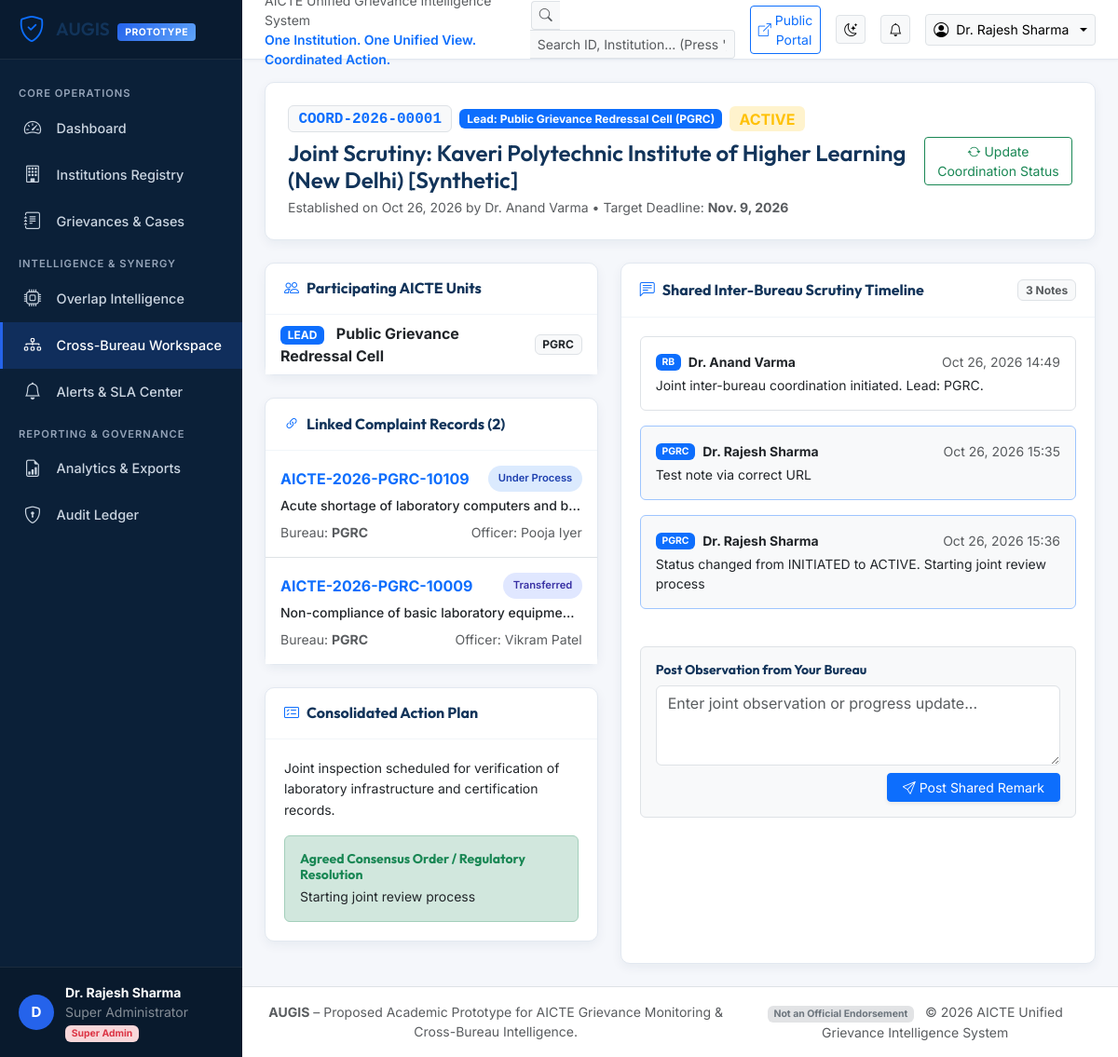
Page /coordination/f39cf92b-d3c9-41be-a5f7-395d0c10489e/ (signed in) on the earlier database version.
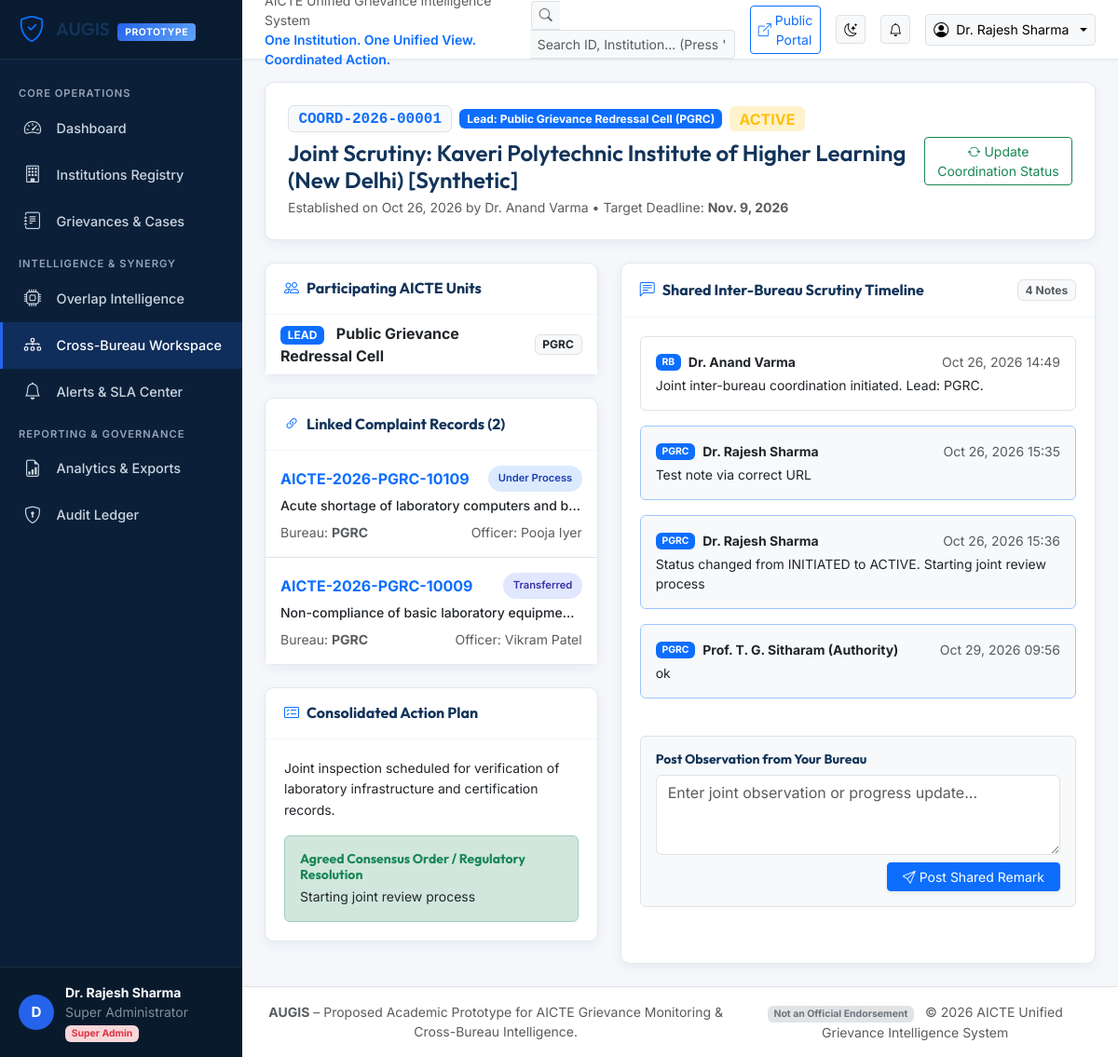
Same page on the later database version.
### apps/complaints/models.py (models this page shows, shortened)
class Complaint(models.Model):
    class Status(models.TextChoices):
        PENDING = 'PENDING', 'Pending'
        UNDER_PROCESS = 'UNDER_PROCESS', 'Under Process'
        TRANSFERRED = 'TRANSFERRED', 'Transferred'
        ESCALATED = 'ESCALATED', 'Escalated'
        DISPOSED = 'DISPOSED', 'Disposed'
    class Priority(models.TextChoices):
        LOW = 'LOW', 'Low'
        MEDIUM = 'MEDIUM', 'Medium'
        HIGH = 'HIGH', 'High'
        URGENT = 'URGENT', 'Urgent'
    class SourceChannel(models.TextChoices):
        PORTAL = 'PORTAL', 'Online Web Portal'
        CPGRAMS_FORWARD = 'CPGRAMS_FORWARD', 'CPGRAMS Forward'
        EMAIL = 'EMAIL', 'Official Email'
        PHYSICAL_LETTER = 'PHYSICAL_LETTER', 'Physical Letter / Petition'
        REGULATORY_INSPECTION = 'REGULATORY_INSPECTION', 'Regulatory Inspection Finding'
    id = models.UUIDField(primary_key=True, default=uuid.uuid4, editable=False)
    complaint_no = models.CharField(
        max_length=50,
        unique=True,
        db_index=True,
        help_text="Unique Human-Readable ID, e.g. AICTE-2026-PGRC-00104"
    )
    institution = models.ForeignKey(
        Institution,
        on_delete=models.PROTECT,
        related_name='complaints',
        help_text="Target Educational Institution"
    )
    title = models.CharField(max_length=255)
    description = models.TextField(help_text="Original grievance / complaint description")
    category = models.ForeignKey(
        ComplaintCategory,
        on_delete=models.PROTECT,
        related_name='complaints'
    )
    source_channel = models.CharField(
        max_length=50,
        choices=SourceChannel.choices,
        default=SourceChannel.PORTAL
    )
    external_reference_no = models.CharField(
        max_length=100,
        blank=True,
        help_text="Optional external ID (CPGRAMS ref, diary no, court case no)"
    )
    date_received = models.DateField(default=timezone.now, db_index=True)
    current_status = models.CharField(
        max_length=30,
        choices=Status.choices,
        default=Status.PENDING,
        db_index=True
    )
    priority = models.CharField(
        max_length=20,
        choices=Priority.choices,
        default=Priority.MEDIUM,
        db_index=True
    )
    currently_assigned_bureau = models.ForeignKey(
        Bureau,
        on_delete=models.PROTECT,
        related_name='assigned_complaints'
    )
    currently_assigned_officer = models.ForeignKey(
        settings.AUTH_USER_MODEL,
        null=True,
        blank=True,
        on_delete=models.SET_NULL,
        related_name='assigned_complaints'
    )
    last_action_date = models.DateTimeField(auto_now=True)
    next_action_required = models.CharField(max_length=255, blank=True)
    expected_disposal_date = models.DateField(null=True, blank=True, db_index=True)
    applicable_sla_policy = models.ForeignKey(
        'notifications.SLAPolicy',
        null=True,
        blank=True,
        on_delete=models.SET_NULL,
        related_name='governed_complaints'
    )
    created_by = models.ForeignKey(
        settings.AUTH_USER_MODEL,
        null=True,
        blank=True,
        on_delete=models.SET_NULL,
        related_name='registered_complaints'
    )
    disposed_at = models.DateTimeField(null=True, blank=True)
    closure_remarks = models.TextField(blank=True)
    complainant_name = models.CharField(max_length=150, blank=True, default='')
    complainant_email = models.EmailField(blank=True, default='')
    complainant_phone = models.CharField(max_length=20, blank=True, default='')
    complainant_type = models.CharField(
        max_length=50,
        blank=True,
        default='STUDENT',
        help_text="Student, Faculty, Parent, or Public Complainant"
    )
    issue_location = models.CharField(max_length=255, blank=True, default='', help_text="Campus Block, Department, Lab, Hostel or Street Location")
    area = models.CharField(max_length=150, blank=True, default='', help_text="Area / District / Ward")
    is_email_verified = models.BooleanField(default=False)
    created_at = models.DateTimeField(auto_now_add=True, db_index=True)
    updated_at = models.DateTimeField(auto_now=True)
    class Meta:
        ordering = ['-created_at']
        verbose_name = 'Complaint'
        verbose_name_plural = 'Complaints'
        indexes = [
            models.Index(fields=['currently_assigned_bureau', 'current_status']),
            models.Index(fields=['institution', 'current_status']),
            models.Index(fields=['current_status', 'expected_disposal_date']),
        ]

### apps/bureaus/models.py (models this page shows, shortened)
class Bureau(models.Model):
    id = models.UUIDField(primary_key=True, default=uuid.uuid4, editable=False)
    code = models.CharField(max_length=20, unique=True, help_text="e.g. RB, PGRC, RO_NORTH")
    name = models.CharField(max_length=150)
    description = models.TextField(blank=True)
    is_active = models.BooleanField(default=True)
    created_at = models.DateTimeField(auto_now_add=True)
    updated_at = models.DateTimeField(auto_now=True)
    class Meta:
        ordering = ['code']
        verbose_name = 'Bureau / Cell'
        verbose_name_plural = 'Bureaus & Cells'

### apps/accounts/models.py (models this page shows, shortened)
class User(AbstractBaseUser, PermissionsMixin):
    class Role(models.TextChoices):
        SUPER_ADMIN = 'SUPER_ADMIN', 'Super Administrator'
        BUREAU_HEAD = 'BUREAU_HEAD', 'Bureau Head'
        CASE_OFFICER = 'CASE_OFFICER', 'Case Officer'
        REGIONAL_OFFICER = 'REGIONAL_OFFICER', 'Regional Officer'
        SENIOR_MGMT = 'SENIOR_MGMT', 'Senior Management'
        COMPETENT_AUTH = 'COMPETENT_AUTH', 'Competent Authority'
    class Region(models.TextChoices):
        NORTHERN = 'NORTHERN', 'Northern Region'
        NORTH_WEST = 'NORTH_WEST', 'North-Western Region'
        SOUTHERN = 'SOUTHERN', 'Southern Region'
        SOUTH_WEST = 'SOUTH_WEST', 'South-Western Region'
        EASTERN = 'EASTERN', 'Eastern Region'
        WESTERN = 'WESTERN', 'Western Region'
        CENTRAL = 'CENTRAL', 'Central Region'
    id = models.UUIDField(primary_key=True, default=uuid.uuid4, editable=False)
    username = models.CharField(max_length=150, unique=True)
    email = models.EmailField(unique=True)
    display_name = models.CharField(max_length=150)
    role = models.CharField(max_length=30, choices=Role.choices, default=Role.CASE_OFFICER)
    assigned_bureau = models.ForeignKey(
        'bureaus.Bureau',
        null=True,
        blank=True,
        on_delete=models.SET_NULL,
        related_name='officers'
    )
    authorized_region = models.CharField(
        max_length=50,
        choices=Region.choices,
        blank=True,
        help_text="Designated AICTE region for Regional Officers"
    )
    is_active = models.BooleanField(default=True)
    is_staff = models.BooleanField(default=False)
    created_at = models.DateTimeField(auto_now_add=True)
    updated_at = models.DateTimeField(auto_now=True)
    objects = UserManager()
    USERNAME_FIELD = 'username'
    REQUIRED_FIELDS = ['email', 'display_name']
    class Meta:
        ordering = ['username']
        verbose_name = 'User'
        verbose_name_plural = 'Users'
    @property
    def is_super_admin(self):
        return self.role == self.Role.SUPER_ADMIN or self.is_superuser

### apps/coordination/models.py (models this page shows, shortened)
class CoordinationNote(models.Model):
    id = models.UUIDField(primary_key=True, default=uuid.uuid4, editable=False)
    coordination = models.ForeignKey(
        CoordinationRecord,
        on_delete=models.CASCADE,
        related_name='notes'
    )
    author = models.ForeignKey(
        settings.AUTH_USER_MODEL,
        on_delete=models.PROTECT
    )
    author_bureau = models.ForeignKey(
        Bureau,
        on_delete=models.PROTECT
    )
    note = models.TextField()
    created_at = models.DateTimeField(auto_now_add=True)
    class Meta:
        ordering = ['created_at']

### apps/coordination/views.py (the view)
# urls.py: path('<uuid:pk>/', views.coordination_detail_view, name='detail'),
@login_required
def coordination_detail_view(request, pk):
    coord = get_object_or_404(
        CoordinationRecord.objects.select_related('coordinating_bureau', 'created_by').prefetch_related(
            'participating_bureaus', 'related_complaints__institution', 'related_complaints__currently_assigned_bureau',
            'responsible_officers', 'notes__author', 'notes__author_bureau'
        ),
        pk=pk
    )
    if not user_can_view_coordination(request.user, coord):
        raise PermissionDenied("You are not authorized to view this coordination workspace.")
    note_form = CoordinationNoteForm()
    can_manage = user_can_update_coordination_status(request.user, coord)
    can_add_note = user_can_add_coordination_note(request.user, coord)
    return render(request, 'coordination/coordination_detail.html', {
        'coordination': coord,
        'complaints': coord.related_complaints.all(),
        'notes': coord.notes.all(),
        'note_form': note_form,
        'can_manage': can_manage,
        'can_add_note': can_add_note,
        'statuses': CoordinationRecord.Status.choices,
    })

### apps/coordination/forms.py
class CoordinationNoteForm(forms.ModelForm):
    class Meta:
        model = CoordinationNote
        fields = ['note']
        widgets = {
            'note': forms.Textarea(attrs={'class': 'form-control', 'rows': 3, 'placeholder': 'Enter joint observation or progress update...', 'id': 'coord_note_input'}),
        }

### apps/accounts/access_policy.py (called while the page is built, shortened)
def user_can_view_coordination(user, coordination):
    if not user or not user.is_authenticated:
        return False
    if user.is_superuser or user.role in [User.Role.SUPER_ADMIN, User.Role.SENIOR_MGMT, User.Role.COMPETENT_AUTH]:
        return True

def user_can_add_coordination_note(user, coordination):
    return user_can_view_coordination(user, coordination)

def user_can_update_coordination_status(user, coordination):
    if not user or not user.is_authenticated:
        return False
    if user.is_superuser or user.role in [User.Role.SUPER_ADMIN, User.Role.COMPETENT_AUTH]:
        return True
    if user.role == User.Role.BUREAU_HEAD:
        return coordination.coordinating_bureau_id == user.assigned_bureau_id
    return False

### templates/coordination/coordination_detail.html (shortened to what the changed rows need)
{% extends 'base.html' %}
{% block content %}
<div class="card card-augis mb-4">
    <div class="card-body p-4">
        <div class="d-flex flex-column flex-lg-row justify-content-between align-items-lg-center gap-3">
            <div>
                <h1 class="h4 brand-font mb-1">{{ coordination.title }}</h1>
            </div>
        </div>
    </div>
</div>
<div class="row g-4">
    <div class="col-lg-5">
        <div class="card card-augis mb-4">
            <div class="card-augis-body p-0">
                <div class="list-group list-group-flush">
                    {% for c in complaints %}
                    <div class="list-group-item p-3">
                        <div class="d-flex justify-content-between align-items-center mb-1">
                            <a href="{% url 'complaints:detail' c.id %}" class="fw-bold text-decoration-none">
                                {{ c.complaint_no }}
                            </a>
                            <span class="badge-status badge-{{ c.current_status|lower }}" style="font-size: 0.7rem;">{{ c.get_current_status_display }}</span>
                        </div>
                        <div class="small fw-medium text-dark text-truncate">{{ c.title }}</div>
                        <div class="d-flex justify-content-between align-items-center mt-2 small text-muted">
                            <span>Bureau: <strong>{{ c.currently_assigned_bureau.code }}</strong></span>
                            <span>Officer: {{ c.currently_assigned_officer.display_name|default:'Unassigned' }}</span>
                        </div>
                    </div>
                    {% empty %}
                    <p class="text-muted p-3 mb-0">No complaints currently linked.</p>
                    {% endfor %}
                </div>
            </div>
        </div>
    </div>
    <div class="col-lg-7">
        <div class="card card-augis h-100">
            <div class="card-augis-header">
                <h6 class="mb-0 fw-bold"><i class="bi bi-chat-left-text me-2 text-primary"></i>Shared Inter-Bureau Scrutiny Timeline</h6>
                <span class="badge bg-light text-muted border">{{ notes.count }} Notes</span>
            </div>
            <div class="card-augis-body d-flex flex-column justify-content-between">
                <div class="notes-timeline mb-4 overflow-auto" style="max-height: 480px;">
                    {% for n in notes %}
                    <div class="p-3 mb-3 rounded border {% if n.author_bureau == coordination.coordinating_bureau %}bg-light border-primary-subtle{% else %}bg-white{% endif %}">
                        <div class="d-flex justify-content-between align-items-center mb-1">
                            <div class="d-flex align-items-center gap-2">
                                <span class="badge bg-primary text-white" style="font-size: 0.65rem;">{{ n.author_bureau.code }}</span>
                                <strong class="small">{{ n.author.display_name }}</strong>
                            </div>
                            <small class="text-muted">{{ n.created_at|date:"M d, Y H:i" }}</small>
                        </div>
                        <p class="mb-0 small text-dark" style="white-space: pre-line;">{{ n.note }}</p>
                    </div>
                    {% empty %}
                    <p class="text-center text-muted py-5">No joint observations recorded yet. Use the form below to share scrutiny findings.</p>
                    {% endfor %}
                </div>
            </div>
        </div>
    </div>
</div>
{% endblock %}

Differences in the rows shown:
added CoordinationNote: author_bureau.code "PGRC", author.display_name "Prof. T. G. Sitharam (Authority)", created_at "Oct 29, 2026 09:56", note "ok"
Other differences:
{{ notes.count }}: "3" → "4"
